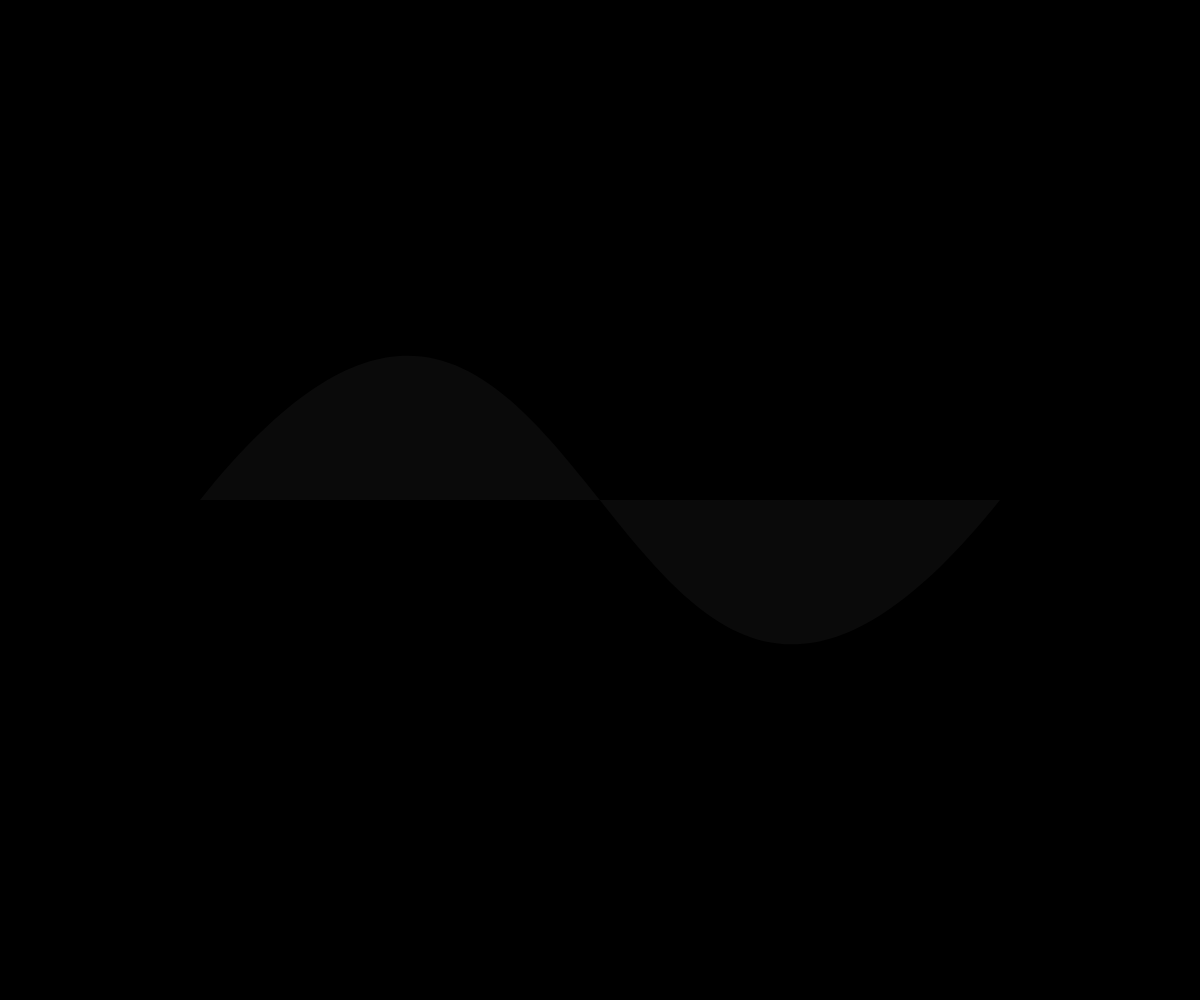
Frame 1 (no input)
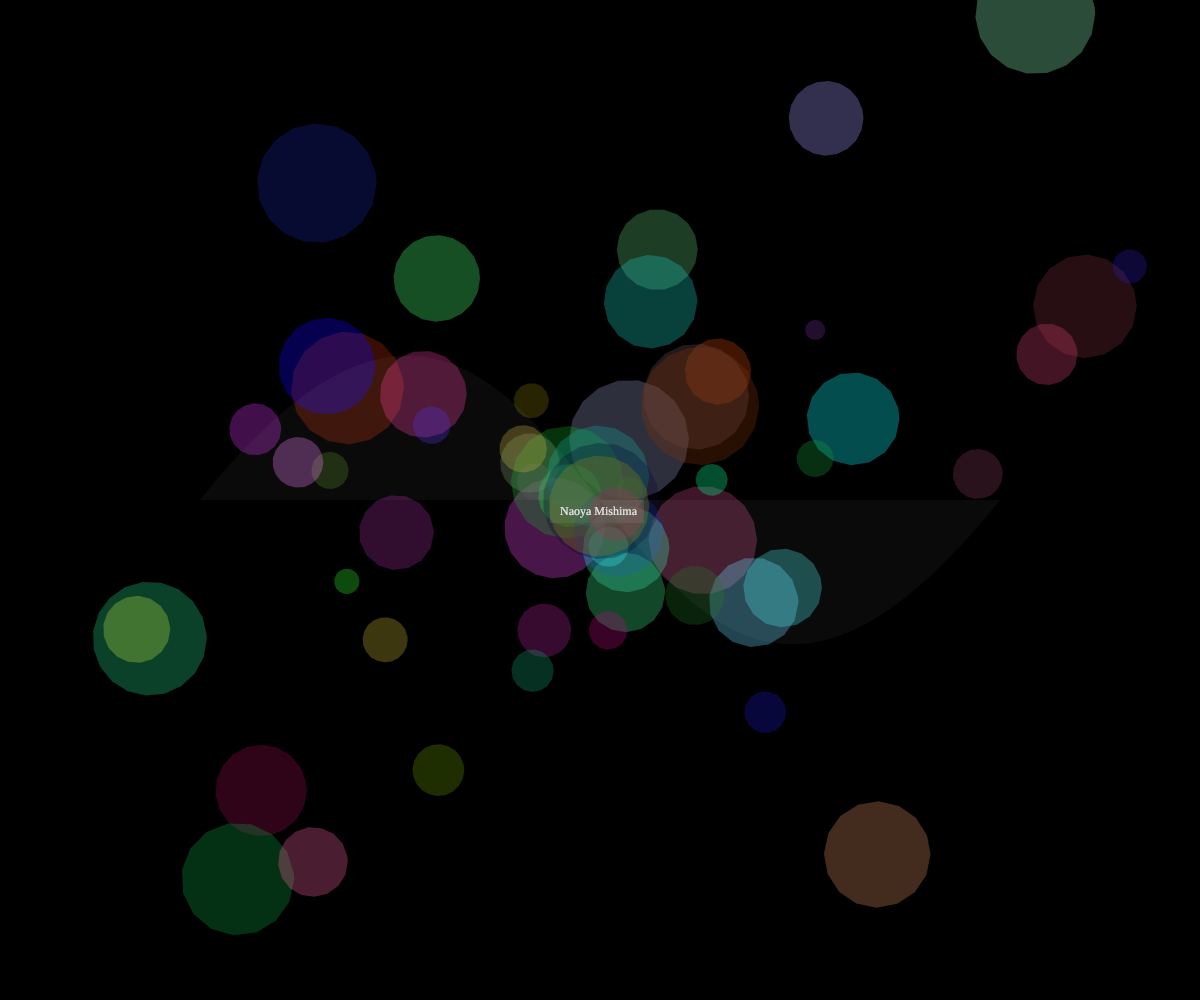
Frame 60 (no input)
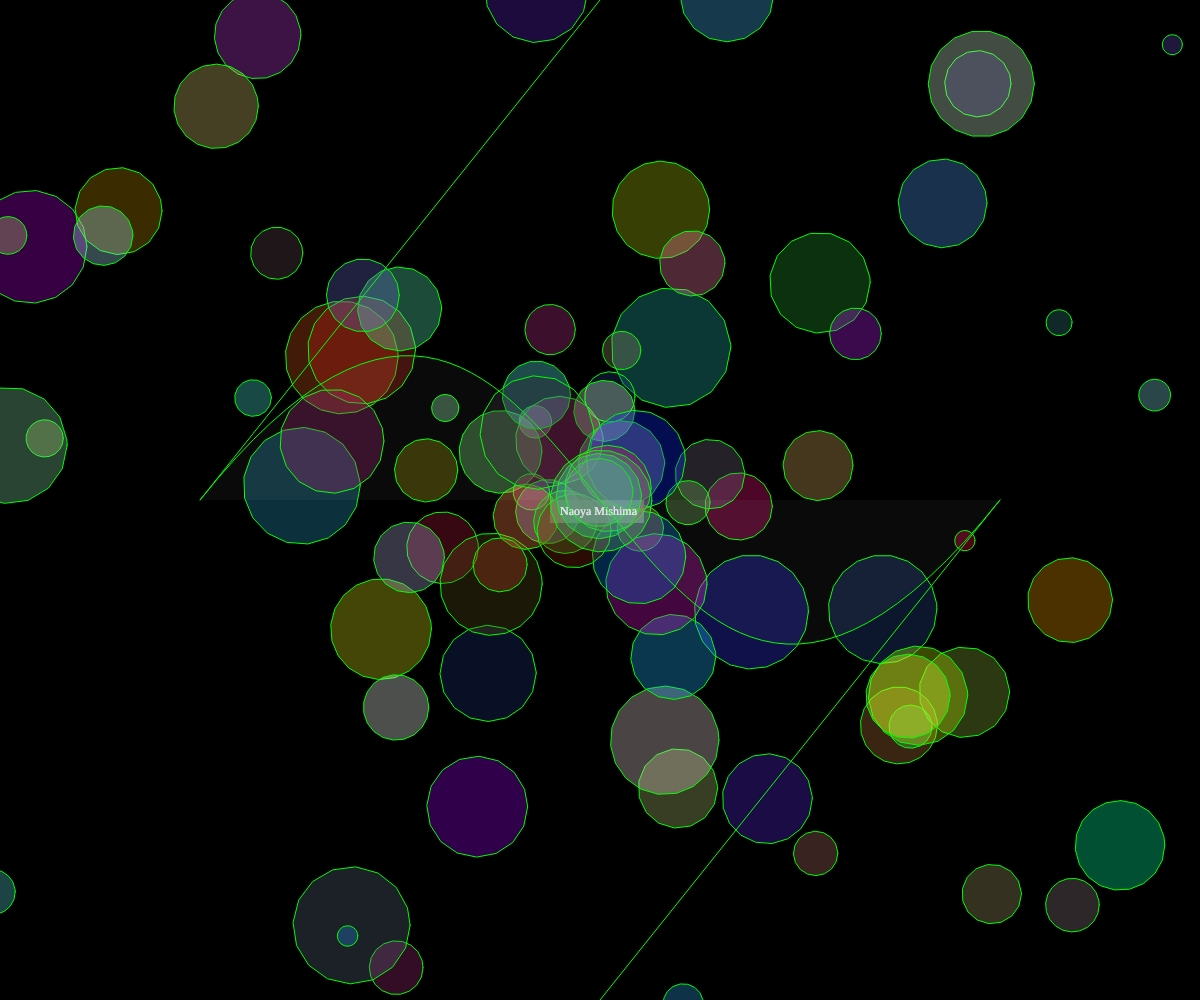
Frame 120 (the mouse pressed at the canvas centre since frame 60)

The p5.js sketch that drew these frames (run headless with seeded random() and noise() and a simulated clock; from frame 60 on, the mouse is pressed at the canvas centre):

// p5.js sketch
// ── sketch.js
// 最終課題を制作しよう

let balls;
// let ax
// let ay
// let bx
// let by

function setup(){
  createCanvas(windowWidth, windowHeight);
  noStroke();
  balls = [];
  
  //createrName('hello',height/2,width/2,255,255,255);
}

function draw(){
  //background(160, 192, 255);
  background(0);
  for(let i = 0; i < balls.length; i++){
    let b = balls[i];
    fill(random(255),random(255), random(255), 80);
    //Polygon(random(15,20), random(width)/4, random(height)/4, b.size);
    Polygon(random(15,20), width/2+b.x, height/2+b.y, b.size);
    //ellipse(width/2+ b.x, height/2+b.y, b.size);
    b.x += b.vx;
    b.y += b.vy;
    createrName('Naoya Mishima',width/2-50,height/2,255,255,255);
    if (mouseIsPressed){
      stroke(color(0,255,0));
      fill(random(255),random(255), random(255), 80);
      //Polygon(random(15,20), width/2+b.x, height/2+b.y, b.size);
    }
    else if(keyIsDown(" ".charCodeAt(0))){
      stroke(color(255,255,0         ));
      fill(random(255),random(255), random(255), 80);
    }
  }                      
  let count = 0;
let cycle = 90;
count = (count + 1) % cycle;
const b = { x: 1, y: 1, size: random(10,60), vx:random(-10,10), vy:random(-10,10) };
balls.push(b);

fill(100);
ellipse(width/6, height/2);
// ellipse();
fill(255,255,255,10)
bezier(width/6, height/2, width/2, 0, width/2, height, 5*width/6, height/2);
//stroke(100);
fill(0);
line(width/6, height/2, width/2, 0);
// storoke(0);
line(width/2, height, 5*width/6, height/2);



  //ellipse(random(width), random(height), random(100));
}

function windowResized(){
  resizeCanvas(windowWidth, windowHeight);
}

function Polygon(n, cx, cy, r){
  beginShape();
  
  for(let i = 0; i < n; i++){
    let theta = TWO_PI * i  /n ;
    let x = cx + cos(theta) * r;
    let y = cy + sin(theta) * r;
    vertex(x,y);
  }
  endShape(CLOSE);
}


function createrName(t,cx,cy,cr,cg,cb){
  let w = textWidth(t);
  let h = textAscent() + textDescent();
  let p = 10;
  fill(cr,cg,cb);
  noStroke();
  fill(cr,cg,cb,1);
  rect(cx, cy,  1.2*w +  2,  1.4*h + 2);
  
  fill(230);
  
  textFont("serif");
  text(t, cx+p, cy+h);
}
